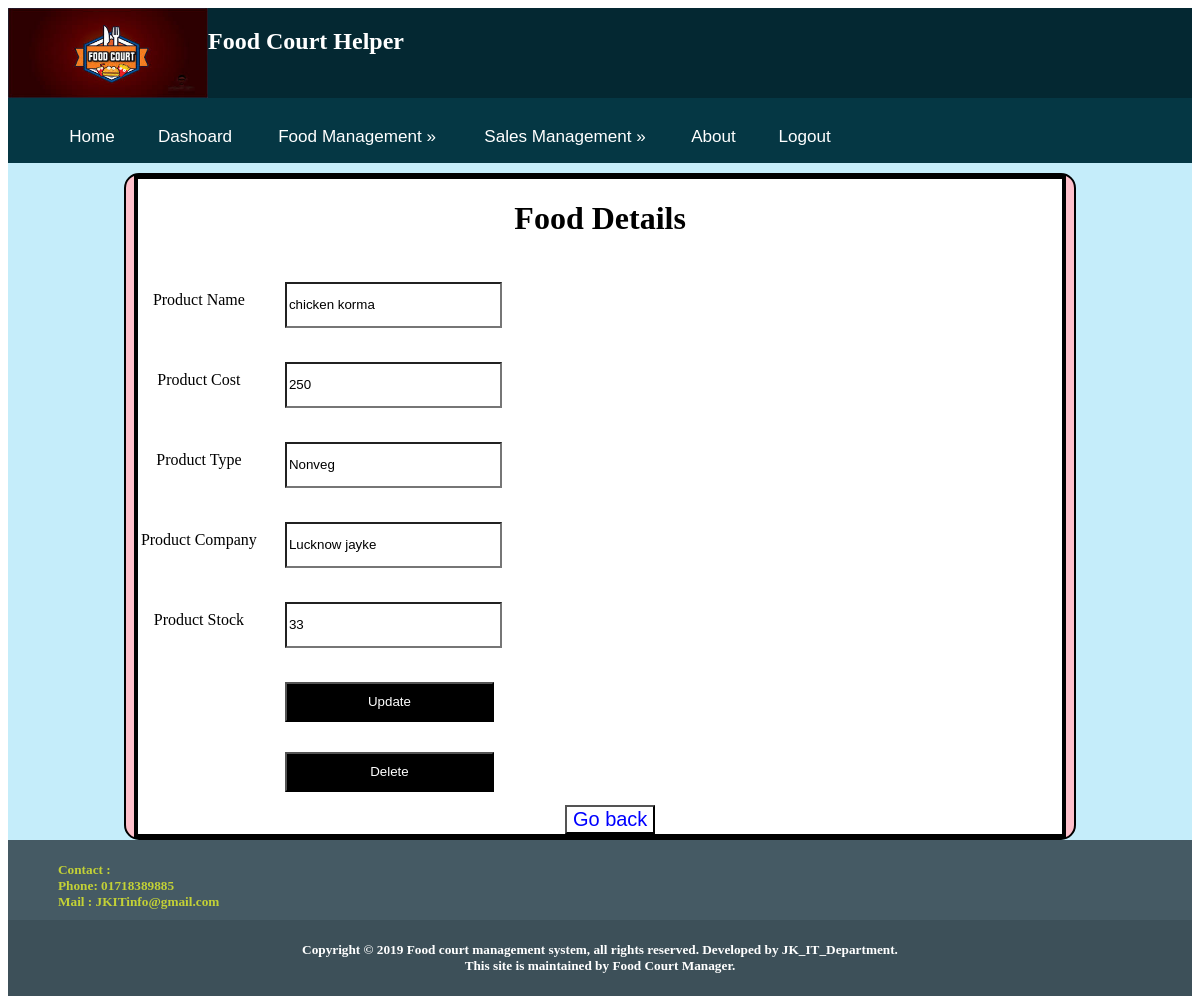
/main/updatefooddetails.php?id=11 (signed in), run on the app's committed database.
### tables this page shows
CREATE TABLE `addfood` (
  `id` int(10) NOT NULL,
  `productname` varchar(255) NOT NULL,
  `productcost` float NOT NULL,
  `producttype` varchar(255) NOT NULL,
  `productcompany` varchar(255) NOT NULL,
  `productstock` int(10) NOT NULL
);

### main/include/Database.php (called while the page is built, shortened)
<?php
	Class Database{
	 public $host   = DB_HOST;
	 public $user   = DB_USER;
	 public $pass   = DB_PASS;
	 public $dbname = DB_NAME;
	 public $link;
	private function connectDB(){
		 $this->link = new mysqli($this->host, $this->user, $this->pass,$this->dbname);
	 }
	public function select($query){
		  $result = $this->link->query($query) or die($this->link->error.__LINE__);
		  if($result->num_rows > 0){
			return $result;
		  } else {
				return false;
		  }
	 }
}

### main/updatefoodDetails.php (the view, shortened to what this page needs)
<?php
	include ("include/Database.php");
?>
<?php
	$id=$_GET['id'];
	$db= new Database();
	$query= "SELECT * FROM addfood WHERE id=$id";
	$getData= $db->select($query)->fetch_assoc();
?>
<!DOCTYPE html>
<html>
	<head>
		<link rel="stylesheet" type="text/css" href="style.css">
	</head>
	<body>
		<div class="full_height">
			<div class="Head">
				<?php
					include ("include/headermain.php");
				?>
				<div id="Head2">
					<ul>
                    <li><a href="Home.php">Home</a></li>
                    <li><a href="Dashoard.php">Dashoard</a></li>
					<li><a href="#">Food Management &raquo;</a>
					</li>
                    <li><a href="#">Sales Management &raquo;</a>
                    </li>
					<li><a href="About.php">About</a></li>
                    <li> <a href="?logout=true"><span>Logout</span></a></li>
					</ul>
				</div>
			</div>
			<div class="Feed">
				<div class="addFood">
					<form align="center" action="" method="post" >
						<div class="addFood1">
							<div class="foodDetails_titel">
								<h1 style="color:black;">Food Details</h1>
								 <form action="updatefoodDetails.php?id=<?php echo $id;?>" method="post">
										<table id="">
											<tr>
												<td>
													<label>Product Name</label>
												</td>
												<td>
													<input id="A" type="text" value="<?php echo $getData['productname']?>" name="productname"  />
												</td>
											</tr>
											<tr>
												<td>
													<label>Product Cost</label>
												</td>
												<td>
													<input id="A" type="text" value="<?php echo $getData['productcost']?>" name="productcost"  />
												</td>
											</tr>
											<tr>
												<td>
													<label>Product Type</label>
												</td>
												<td>
													<input id="A" type="text" value="<?php echo $getData['producttype']?>" name="producttype"  />
												</td>
											</tr>
											<tr>
												<td>
													<label>Product Company</label>
												</td>
												<td>
													<input id="A" type="text" value="<?php echo $getData['productcompany']?>" name="productcompany"  />
												</td>
											</tr>
											 <tr>
												<td>
													<label>Product Stock</label>
												</td>
												<td>
													<input id="A" type="text" value="<?php echo $getData['productstock']?>" name="productstock"  />
												</td>
											</tr>
											 <tr>
												<td>
												</td>
												<td>
													<input class="but" type="submit" name="update" Value="Update" />
													<input class="but" type="submit" name="delete" value="Delete" />
												</td>
											</tr>
										</table>
								</form>
									<button style="margin-left:20px;background-color:white;"> <a style="text-decoration:none;color:blue;font-size:20px;" href="foodDetails.php">Go back</a></button>
							</div>
						</div>
					</form>
				</div>
			</div>
			<?php
				include ("include/footer.php");
			?>
		</div>
	</body>
</html>

### main/Style.css (style rules this page uses)
.full_height { height:auto; min-width:300px; max-width: 1600px; min-height: 550; max-height: 1700px; }
.Head { width:100%; min-width:300px; height:auto; background:#042832; color:white; float:left; }
#Head2 { width:100%; height:auto; background:#053744; color:white; float:left; }
#Head2 a { display: block; color:white; text-decoration: none; height: 25px; transition:1s; transform:scale(.95); }
#Head2 ul { list-style-type: none; background-color: #fff; z-index:999; }
#Head2 ul li { float: left; position: relative; }
#Head2 ul li:last-child { border-right: none; }
#Head2 ul li a { text-decoration: none; font-size: 18px; color:#fff; display: block; padding: 12px 20px; font-family:arial; }
.Feed { width:100%; height:auto; min-height:500px; background:#c5edfa; color:white; overflow: hidden; min-width:300px; }
input { margin-bottom:10px; margin-top: 20px; width: 80%; height: 40px; margin-left: 2vw; margin-right: 4vw; background: black; color: white; }
.loginMain input[type="password"],input[type="text"],input[type="email"] { background: white; color: black; width: 80%; height: 40px; }
.addFood { background: pink; color: white; height: auto; border-radius:15px; width: 80%; margin:0 auto; margin-top:10px; border:2px solid black; }
.addFood1 { width: 98%; height: auto; background: white; border:2px solid black; margin: 0 auto; }
.foodDetails_titel { width: 99.6%; color:black; height: auto; background: white; border:2px solid black; margin: 0 auto; }

### data on the page
addfood: productname "chicken korma", productcost "250", producttype "Nonveg", productcompany "Lucknow jayke", productstock "33"
